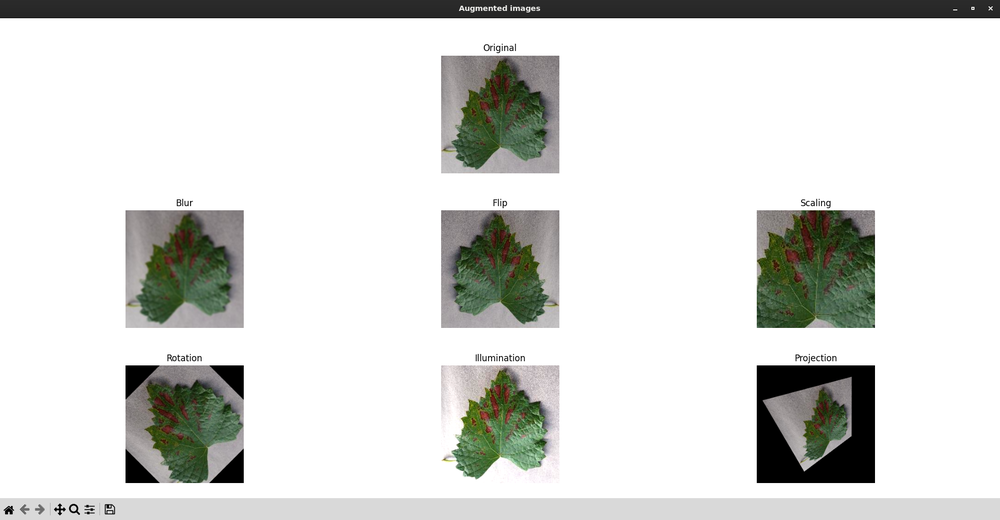
#> input picture resource/augmentation_window.png, 1000 x 520 px, shrunk from 1920 x 999 before the run
$ python -i gaussian_blur.py   (imports and definitions only)
#> lines starting #> are read from the running program, lines starting #| are printed output that depends on the picture; after the words box and inside, x2 and y2 are one past the last pixel; in counts of white or black regions, pixels touching at a corner belong together
#> further down, picture is the input picture: shape (520, 1000, 3); mean B, G, R 214.4, 217.3, 216.2
import cv2
import numpy as np


def gaussian_blur(image: np.ndarray) -> np.ndarray:
    gray = cv2.cvtColor(image, cv2.COLOR_BGR2GRAY)
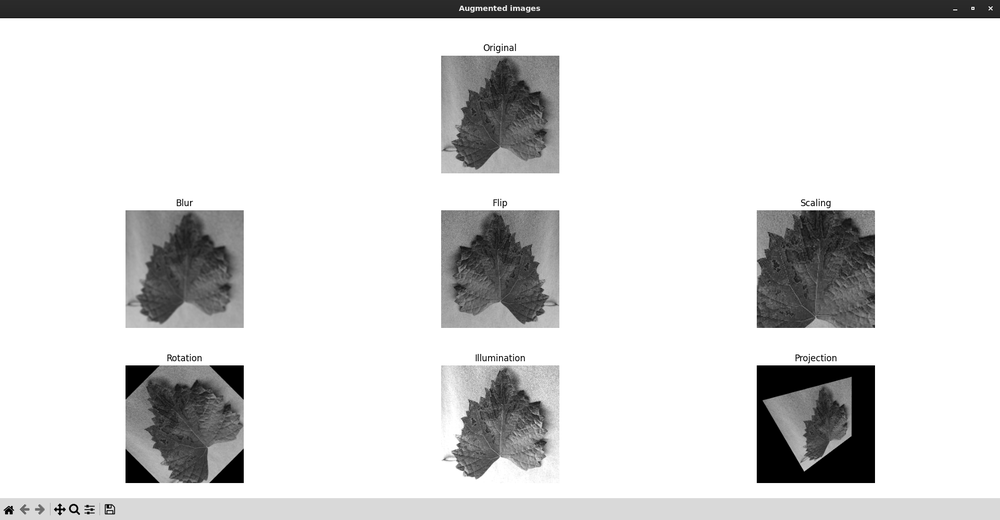
#> gray: shape (520, 1000); min 0, max 255, mean 216.6
    blur = cv2.GaussianBlur(gray, (7, 7), 0)

    # blurred_image: np.ndarray = cv2.GaussianBlur(image, (9, 9), 0)
    # blurred_image: np.ndarray = plantcv.gaussian_blur(image, (9, 9), 0)
    # _, bw = cv2.threshold(blur, 127, 255, cv2.THRESH_BINARY)
    bw = cv2.adaptiveThreshold(blur, 255, cv2.ADAPTIVE_THRESH_GAUSSIAN_C,
                               cv2.THRESH_BINARY, 11, 2)
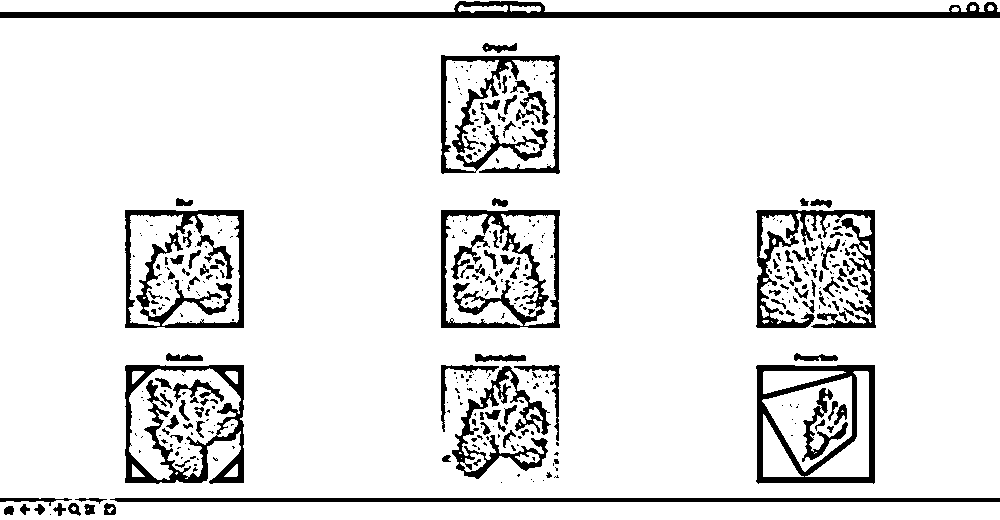
#> bw: shape (520, 1000); 90.6% white; 388 black regions (256 under 20 px), largest, box (x1, y1, x2, y2) and area: (0, 1, 1000, 18) 6721, (125, 365, 244, 484) 4388, (756, 365, 875, 484) 4217

    return bw

>>> import cv2
>>> picture = cv2.imread('../../resource/augmentation_window.png')
>>> result = gaussian_blur(picture)

$ run again, on resource/distribution_charts.png
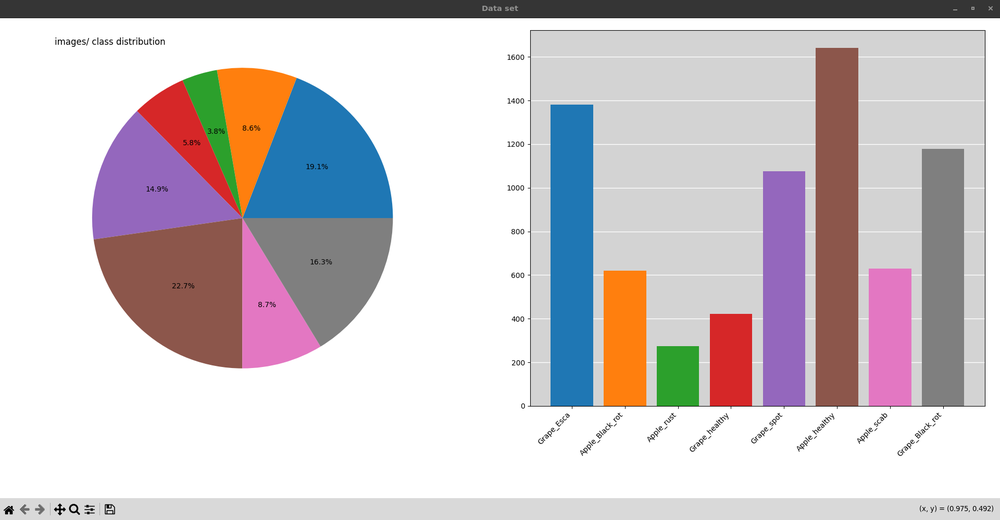
#> input picture resource/distribution_charts.png, 1000 x 520 px, shrunk from 1920 x 999 before the run
#> picture is the input picture: shape (520, 1000, 3); mean B, G, R 201.3, 197.4, 204.9
#> in gaussian_blur, `gray = cv2.cvtColor(image, cv2.COLOR_BGR2GRAY)`:
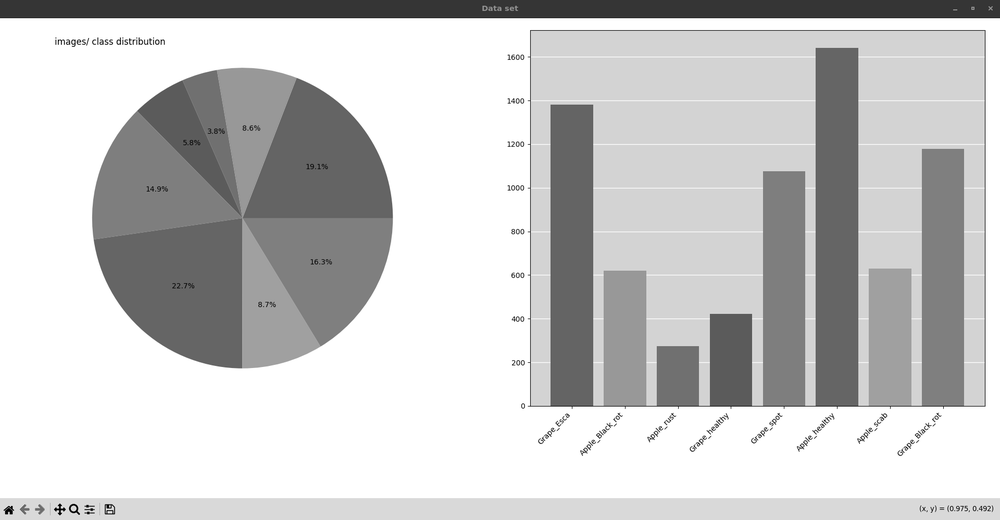
#> gray: shape (520, 1000); min 0, max 255, mean 200.1
#> in gaussian_blur, `bw = cv2.adaptiveThreshold(blur, 255, cv2.ADAPTIVE_THRESH_GAUSSIAN_C, ..`:
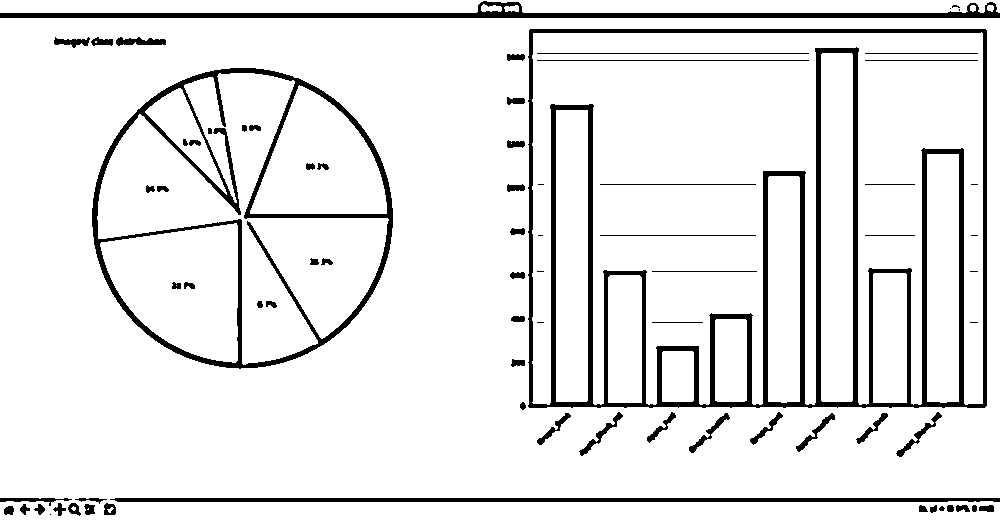
#> bw: shape (520, 1000); 90.8% white; 77 black regions (12 under 20 px), largest, box (x1, y1, x2, y2) and area: (528, 29, 987, 408) 23006, (92, 68, 393, 369) 9045, (0, 1, 1000, 18) 5427
